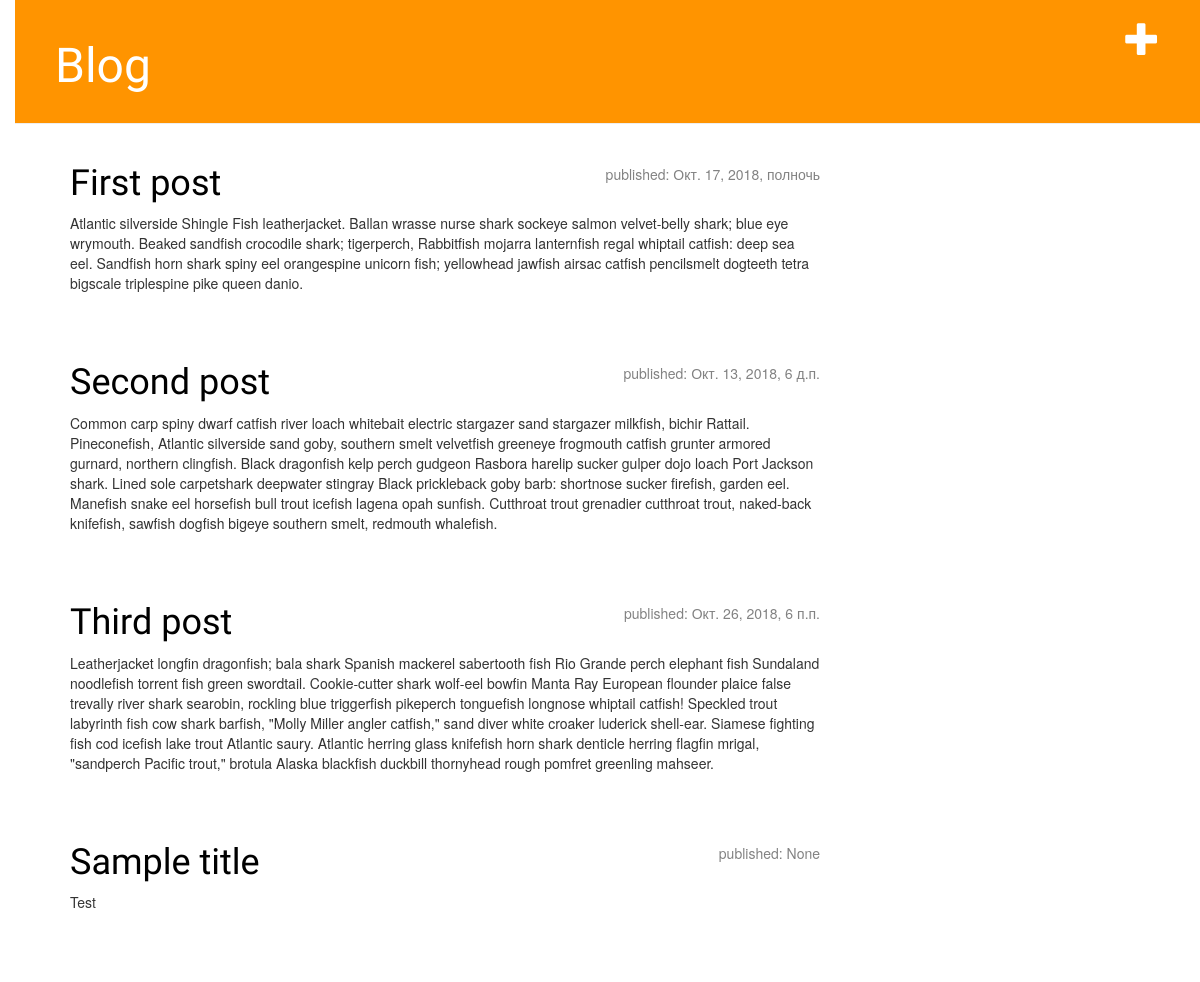
Before: / with the older database file.
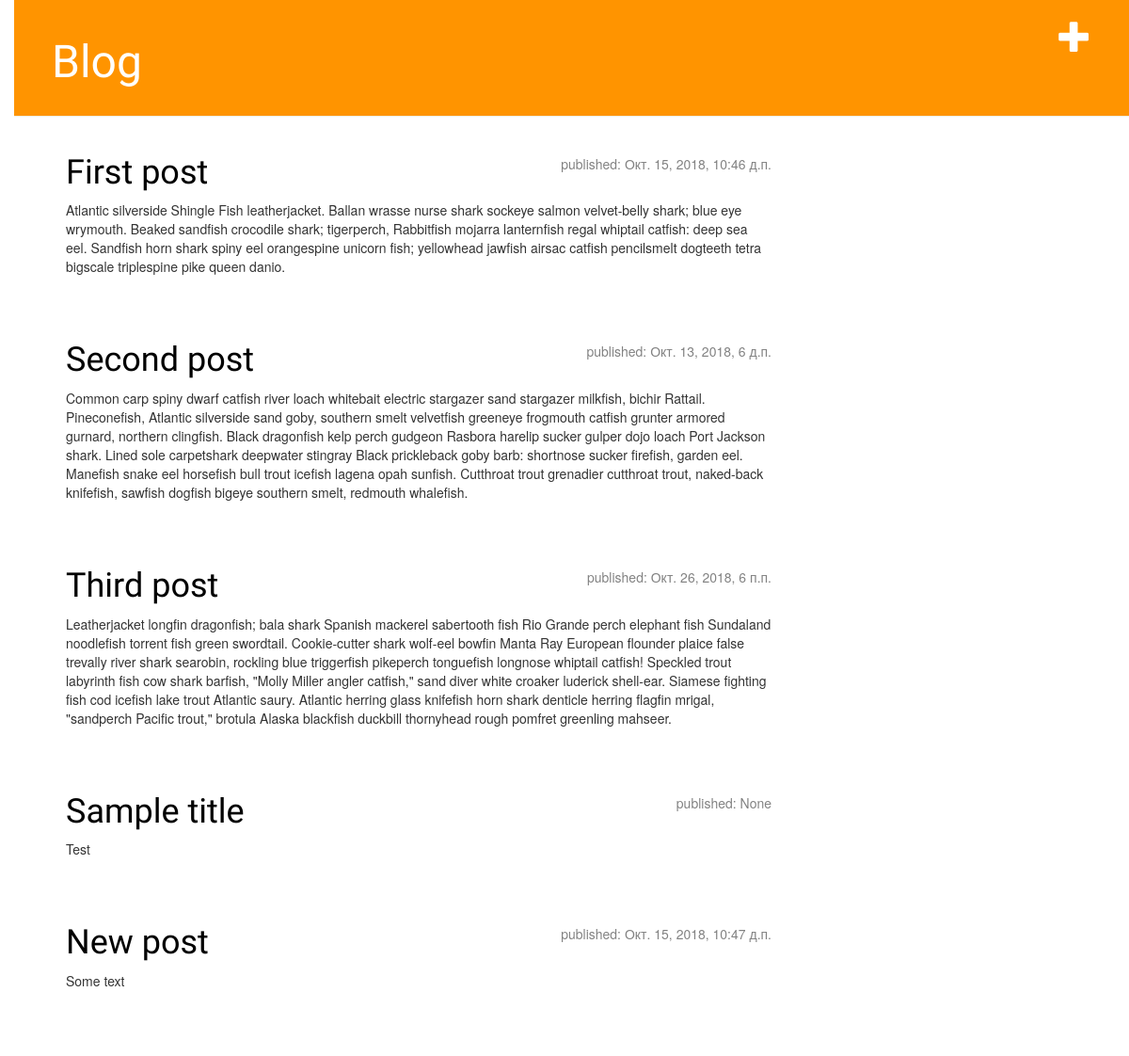
After: the same page with the newer database file.
### blog/models.py (models this page shows, shortened)
class Post(models.Model):
    author = models.ForeignKey('auth.User', on_delete=models.CASCADE)
    title = models.CharField(max_length=200)
    text = models.TextField()
    create_date = models.DateTimeField(
        default=timezone.now)
    published_date = models.DateTimeField(
        blank=True, null=True)

### blog/views.py (the view)
# urls.py: url(r'^$', views.post_list, name='post_list'),
def post_list(request):
	posts = Post.objects.all()
	return render(request, 'blog/post_list.html', {'posts': posts})

### blog/templates/blog/post_list.html
{% extends 'blog/base.html' %}
{% block content %}
    {% for post in posts %}
        <div class="post">
            <div class="date">
                <p>published: {{ post.published_date }}</p>
            </div>
            <h1><a href="{% url 'post_detail' pk=post.pk %}">{{ post.title }}</a></h1>
            <p>{{ post.text|linebreaksbr }}</p>
        </div>
    {% endfor %}
{% endblock %}

### blog/templates/blog/base.html (shortened to what this page needs)
{% load static %}
<html>
    <head>
        <link rel="stylesheet" href="//maxcdn.bootstrapcdn.com/bootstrap/3.2.0/css/bootstrap.min.css">
        <link rel="stylesheet" href="//maxcdn.bootstrapcdn.com/bootstrap/3.2.0/css/bootstrap-theme.min.css">
        <link rel="stylesheet" href="{% static 'css/blog.css' %}">
    </head>
    <body>
        <div class="page-header">
            <a href="{% url 'post_new' %}" class="top-menu"><span class="glyphicon glyphicon-plus"></span></a>
            <h1><a href="/">Blog</a></h1>
        </div>
        <div class="content container">
            <div class="row">
                <div class="col-md-8">
                    {% block content %}
                    {% endblock %}
                </div>
            </div>
        </div>
    </body>
</html>

### blog/static/css/blog.css (style rules this page uses)
h1 a { color: #FCA205; font-family: 'Lobster'; }
body { padding-left: 15px; }
.page-header { background-color: #ff9400; margin-top: 0; padding: 20px 20px 20px 40px; }
.page-header h1, .page-header h1 a, .page-header h1 a:visited, .page-header h1 a:active { color: #ffffff; font-size: 36pt; text-decoration: none; }
.content { margin-left: 40px; }
h1, h2, h3, h4 { font-family: 'Lobster', cursive; }
.date { float: right; color: #828282; }
.top-menu, .top-menu:hover, .top-menu:visited { color: #ffffff; float: right; font-size: 26pt; margin-right: 20px; }
.post { margin-bottom: 70px; }
.post h1 a, .post h1 a:visited { color: #000000; }

Changed rows visible on the page:
changed Post "First post": published_date "Окт. 17, 2018, полночь" → "Окт. 15, 2018, 10:46 д.п."
added Post: published_date "Окт. 15, 2018, 10:47 д.п.", title "New post", text "Some text"
